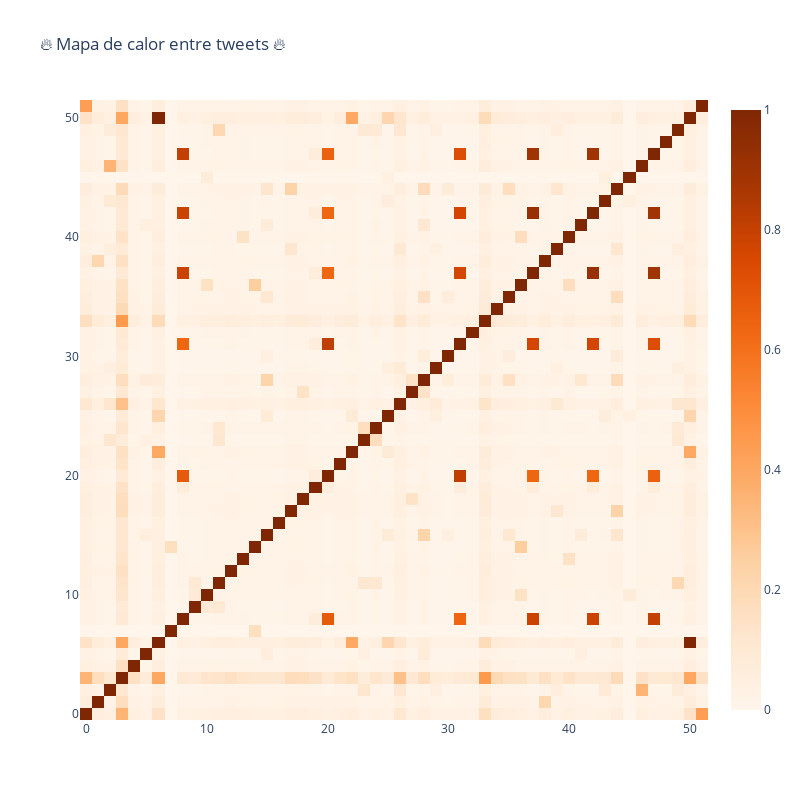

The notebook cell saved with this chart:
### Code cell
trace = go.Heatmap(z=temp.values.tolist(),
                   x=temp.index.values,
                   y=temp.columns.values,
                   colorscale='Oranges')

layout = go.Layout(title='🔥 Mapa de calor entre tweets 🔥',
                   width=800, height=800)

fig = go.Figure(data=[trace],layout=layout)
iplot(fig)

### Figure 1 — Plotly figure (JSON) as saved in the notebook; plotly's stock layout.template omitted (floating-point values rounded to 4 significant figures; data arrays with more than 128 entries replaced by an {"elided": "..."} marker saying what was removed)
{"data": [{"colorscale": [[0, "rgb(255,245,235)"], [0.125, "rgb(254,230,206)"], [0.25, "rgb(253,208,162)"], [0.375, "rgb(253,174,107)"], [0.5, "rgb(253,141,60)"], [0.625, "rgb(241,105,19)"], [0.75, "rgb(217,72,1)"], [0.875, "rgb(166,54,3)"], [1, "rgb(127,39,4)"]], "type": "heatmap", "x": [0, 1, 2, 3, 4, 5, 6, 7, 8, 9, 10, 11, 12, 13, 14, 15, 16, 17, 18, 19, 20, 21, 22, 23, 24, 25, 26, 27, 28, 29, 30, 31, 32, 33, 34, 35, 36, 37, 38, 39, 40, 41, 42, 43, 44, 45, 46, 47, 48, 49, 50, 51], "y": [0, 1, 2, 3, 4, 5, 6, 7, 8, 9, 10, 11, 12, 13, 14, 15, 16, 17, 18, 19, 20, 21, 22, 23, 24, 25, 26, 27, 28, 29, 30, 31, 32, 33, 34, 35, 36, 37, 38, 39, 40, 41, 42, 43, 44, 45, 46, 47, 48, 49, 50, 51], "z": {"elided": "52x52 float values"}}], "layout": {"height": 800, "title": {"text": "🔥 Mapa de calor entre tweets 🔥"}, "width": 800}}
